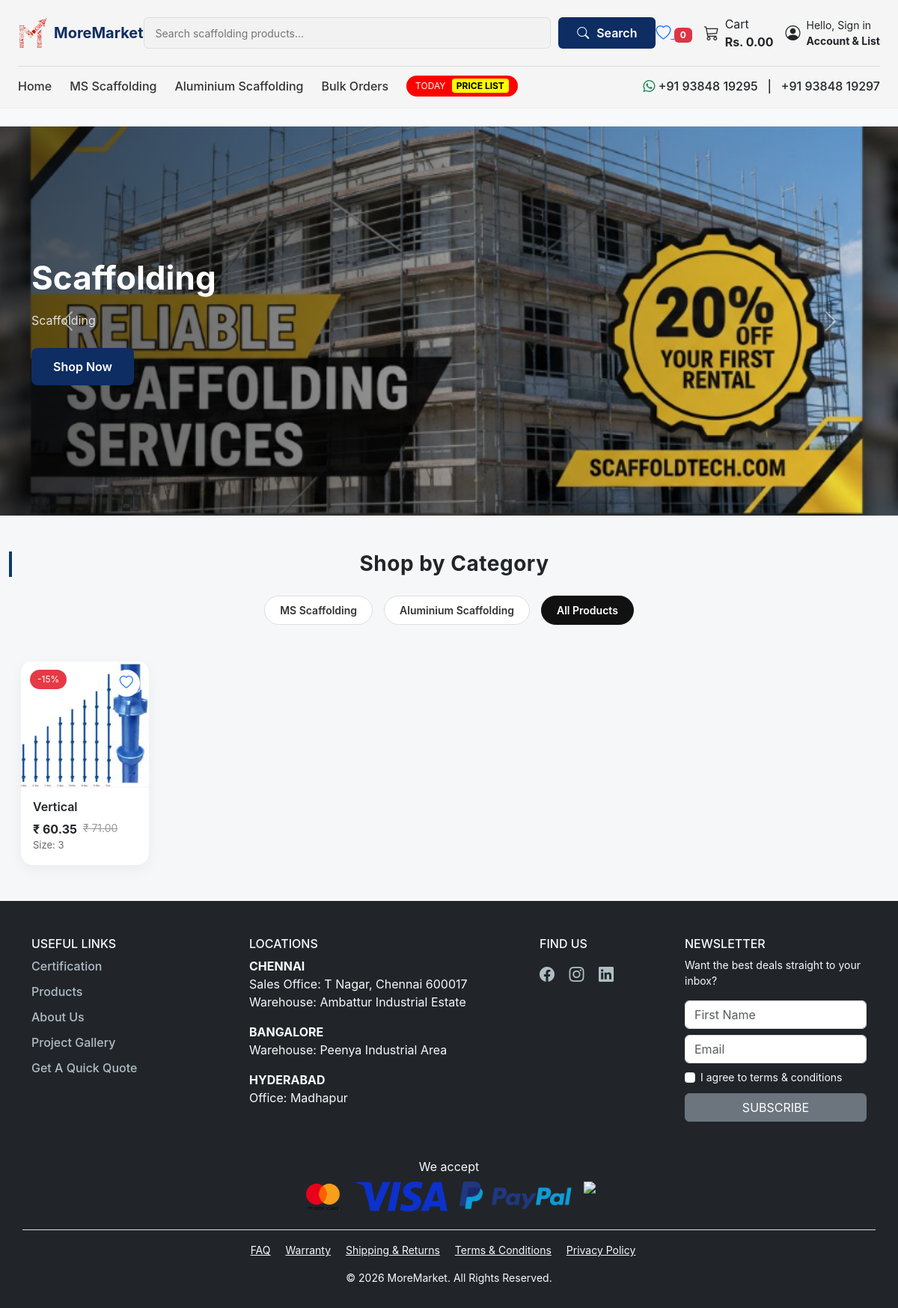
The page / on the database its author committed.
### customer/models.py (models this page shows, shortened)
class Banner(models.Model):
    title = models.CharField(max_length=200)
    subtitle = models.CharField(max_length=300, blank=True)
    image = models.ImageField(upload_to='banners/')
    is_active = models.BooleanField(default=True)
    created_at = models.DateTimeField(auto_now_add=True)

### products/models.py (models this page shows, shortened)
class Product(models.Model):
    CATEGORY_CHOICES = (
        ('MS', 'MS Scaffolding'),
        ('AL', 'Aluminium Scaffolding'),
    )
    name = models.CharField(max_length=200)
    slug = models.SlugField(unique=True, blank=True)
    description = models.TextField()
    category = models.CharField(max_length=2, choices=CATEGORY_CHOICES)
    is_featured = models.BooleanField(default=False)
    is_active = models.BooleanField(default=True)
    created_at = models.DateTimeField(auto_now_add=True)
    class Meta:
        ordering = ['-created_at']

class ProductVariant(models.Model):
    product = models.ForeignKey(
        "Product",
        on_delete=models.CASCADE,
        related_name="variants"
    )
    size = models.CharField(max_length=20)
    weight = models.DecimalField(max_digits=6, decimal_places=2)
    original_price = models.DecimalField(max_digits=10, decimal_places=2)
    discount_percent = models.PositiveIntegerField(default=0)
    stock = models.PositiveIntegerField(default=0)
    is_default = models.BooleanField(default=False)
    class Meta:
        ordering = ['-is_default', 'size']
    @property
    def price(self):
        if self.discount_percent > 0:
            discount_amount = (
                self.original_price * self.discount_percent / 100
            )
            return round(self.original_price - discount_amount, 2)
        return self.original_price

class ProductImage(models.Model):
    product = models.ForeignKey(
        Product,
        on_delete=models.CASCADE,
        related_name="images"
    )
    image = models.ImageField(upload_to='products/gallery/')

### customer/views.py (the view)
# urls.py: path('', views.customer_home, name='customer_home'),
def customer_home(request):
    banners = Banner.objects.filter(is_active=True)
    category = request.GET.get("category")
    if category:
        products = Product.objects.filter(category=category, is_active=True)
    else:
        products = Product.objects.filter(is_active=True)
    return render(request, 'customer/customer.html', {
        'banners': banners,
        'products': products,
        'active_category': category
    })

### templates/customer/customer.html (shortened to what this page needs)
{% extends 'base.html' %}
{% load static %}
{% block content %}
<div class="container-fluid px-0 mt-4">
    <div id="heroCarousel" class="carousel slide" data-bs-ride="carousel">
    <div class="carousel-inner">
        {% for banner in banners %}
        <div class="carousel-item {% if forloop.first %}active{% endif %}">
            <div class="hero-slide"
                 style="background-image: url('{{ banner.image.url }}');">
                <div class="hero-overlay"></div>
                <div class="container hero-content">
                    <div class="row align-items-center h-100">
                        <div class="col-lg-6">
                            <h1 class="hero-title">
                                {{ banner.title }}
                            </h1>
                            <p class="hero-subtitle">
                                {{ banner.subtitle }}
                            </p>
                            <a href="#" class="btn hero-btn">
                                Shop Now
                            </a>
                        </div>
                    </div>
                </div>
            </div>
        </div>
        {% endfor %}
    </div>
    <button class="carousel-control-prev" type="button"
            data-bs-target="#heroCarousel" data-bs-slide="prev">
        <span class="carousel-control-prev-icon"></span>
    </button>
    <button class="carousel-control-next" type="button"
            data-bs-target="#heroCarousel" data-bs-slide="next">
        <span class="carousel-control-next-icon"></span>
    </button>
</div>
    {% load static %}
<div class="container-fluid py-5 homepage-section">
    <div class="text-center mb-5">
        <h2 class="section-title">Shop by Category</h2>
        <div class="category-wrapper">
            <a href="{% url 'customer_home' %}?category=MS"
               class="category-btn {% if active_category == 'MS' %}active{% endif %}">
               MS Scaffolding
            </a>
            <a href="{% url 'customer_home' %}?category=AL"
               class="category-btn {% if active_category == 'AL' %}active{% endif %}">
               Aluminium Scaffolding
            </a>
            <a href="{% url 'customer_home' %}"
               class="category-btn {% if not active_category %}active{% endif %}">
               All Products
            </a>
        </div>
    </div>
    <div class="row g-4 px-3">
        {% for product in products %}
<div class="col-6 col-md-4 col-lg-3 col-xl-2">
    <div class="pro-card">
        {% with variant=product.variants.first %}
        {% if variant.discount_percent > 0 %}
            <span class="discount-badge">
                -{{ variant.discount_percent }}%
            </span>
        {% endif %}
        <div class="wishlist-icon">
    <a href="javascript:void(0);"
       class="wishlist-toggle"
       data-id="{{ product.id }}">
        <i class="bi
           {% if product.id in wishlist_products %}
               bi-heart-fill text-danger
           {% else %}
               bi-heart
           {% endif %}
        ">
        </i>
    </a>
</div>
        <div class="pro-image-wrapper">
            <a href="{% url 'products:product_detail' product.pk %}">
                {% if product.images.count > 1 %}
                    <img src="{{ product.images.all.0.image.url }}" class="main-img">
                {% else %}
                    {% if product.images.first %}
                        <img src="{{ product.images.first.image.url }}" class="main-img">
                    {% endif %}
                {% endif %}
            </a>
        </div>
        <div class="pro-body">
            <h6 class="product-title">
                {{ product.name }}
            </h6>
            <div class="price-row">
                <span class="new-price">
                    ₹ {{ variant.price }}
                </span>
                {% if variant.discount_percent > 0 %}
                    <span class="old-price">
                        ₹ {{ variant.original_price }}
                    </span>
                {% endif %}
            </div>
            <div class="variant-preview">
                Size: {{ variant.size }}
            </div>
        </div>
        {% endwith %}
    </div>
</div>
        {% empty %}
        <div class="col-12 text-center py-5">
            <h5 class="text-muted">No products available.</h5>
        </div>
        {% endfor %}
    </div>
</div>
{% endblock %}

### static/css/main.css (style rules this page uses)
body { background: #F7F7F7; font-family: 'Inter', sans-serif; }
body { font-family: 'Inter', sans-serif; overflow-x: hidden; opacity: 0; transition: opacity 0.4s ease-in-out; }
body { animation: fadeInPage 0.6s ease-in-out; animation: smoothAppear 0.5s ease-in-out; }
.category-btn { padding: 12px 28px; border-radius: 50px; background: #FFFFFF; text-decoration: none; font-weight: 600; color: #455A64; transition: 0.3s; border: 1px solid #B0BEC5; }
.product-title { font-weight: 600; margin-bottom: 8px; }
.section-title { font-weight: 600; border-left: 4px solid #0d3b66; padding-left: 10px; }
.hero-slide { height: 520px; background-size: cover; background-position: center; position: relative; display: flex; align-items: center; }
.hero-overlay { position: absolute; inset: 0; background: linear-gradient( to right, rgba(0,0,0,0.65) 0%, rgba(0,0,0,0.45) 40%, rgba(0,0,0,0.2) 70%, rgba(0,0,0,0.05) 100% ); }
.hero-content { position: relative; z-index: 2; height: 100%; }
.hero-title { font-size: 44px; font-weight: 700; color: #ffffff; line-height: 1.3; }
.hero-subtitle { font-size: 16px; color: #e0e0e0; margin: 15px 0 25px; max-width: 500px; }
.hero-btn { background: #0d2d63; color: #fff; padding: 12px 28px; border-radius: 8px; font-weight: 600; transition: 0.3s ease; }
.slide { flex: 0 0 100%; display: flex; justify-content: center; align-items: center; }
.homepage-section { background: #f6f7f9; }
.section-title { font-weight: 700; font-size: 28px; letter-spacing: 0.5px; }
.category-wrapper { display: flex; justify-content: center; gap: 15px; flex-wrap: wrap; margin-top: 25px; }
.category-btn { padding: 8px 20px; border-radius: 50px; border: 1px solid #ddd; text-decoration: none; color: #333; font-size: 14px; transition: 0.3s ease; }
.category-btn.active { background: #111; color: #fff; border-color: #111; }
.main-img, .hover-img { position: absolute; width: 100%; height: 100%; object-fit: contain; transition: opacity 0.5s ease, transform 0.5s ease; }
.main-img { opacity: 1; z-index: 1; }
.pro-card { background: #fff; border-radius: 16px; overflow: hidden; position: relative; box-shadow: 0 6px 18px rgba(0,0,0,0.05); transition: 0.35s ease; }
.discount-badge { position: absolute; top: 12px; left: 12px; background: #e63946; color: white; padding: 4px 10px; font-size: 12px; border-radius: 30px; z-index: 10; }
.wishlist-icon { position: absolute; top: 12px; right: 12px; background: #fff; width: 34px; height: 34px; border-radius: 50%; display: flex; align-items: center; justify-content: center; cursor: pointer; transition: 0.3s; z-index: 10; }
.pro-image-wrapper { position: relative; aspect-ratio: 1/1; background: #f8f9fa; overflow: hidden; }
.main-img, .hover-img { position: absolute; width: 100%; height: 100%; object-fit: contain; transition: 0.5s ease; }
.pro-body { padding: 16px; }
.price-row { display: flex; gap: 8px; }
.new-price { font-weight: bold; }
.old-price { text-decoration: line-through; color: #999; font-size: 14px; }
.variant-preview { font-size: 13px; color: #666; }
.wishlist-icon { position: absolute; top: 12px; right: 12px; width: 36px; height: 36px; background: white; border-radius: 50%; display: flex; align-items: center; justify-content: center; transition: 0.3s; }
.wishlist-toggle i { font-size: 18px; transition: all 0.3s ease; }

### rows shown on the page
Banner: image (picture), title "Scaffolding", subtitle "Scaffolding"
Product: variants.first.discount_percent "15", images.all.0.image (picture), name "Vertical", variants.first.price "60.35", variants.first.original_price "71.00", variants.first.size "3"

### other values the page prints
{{ request.user.wishlist_set.count|default:"0" }} "0"
